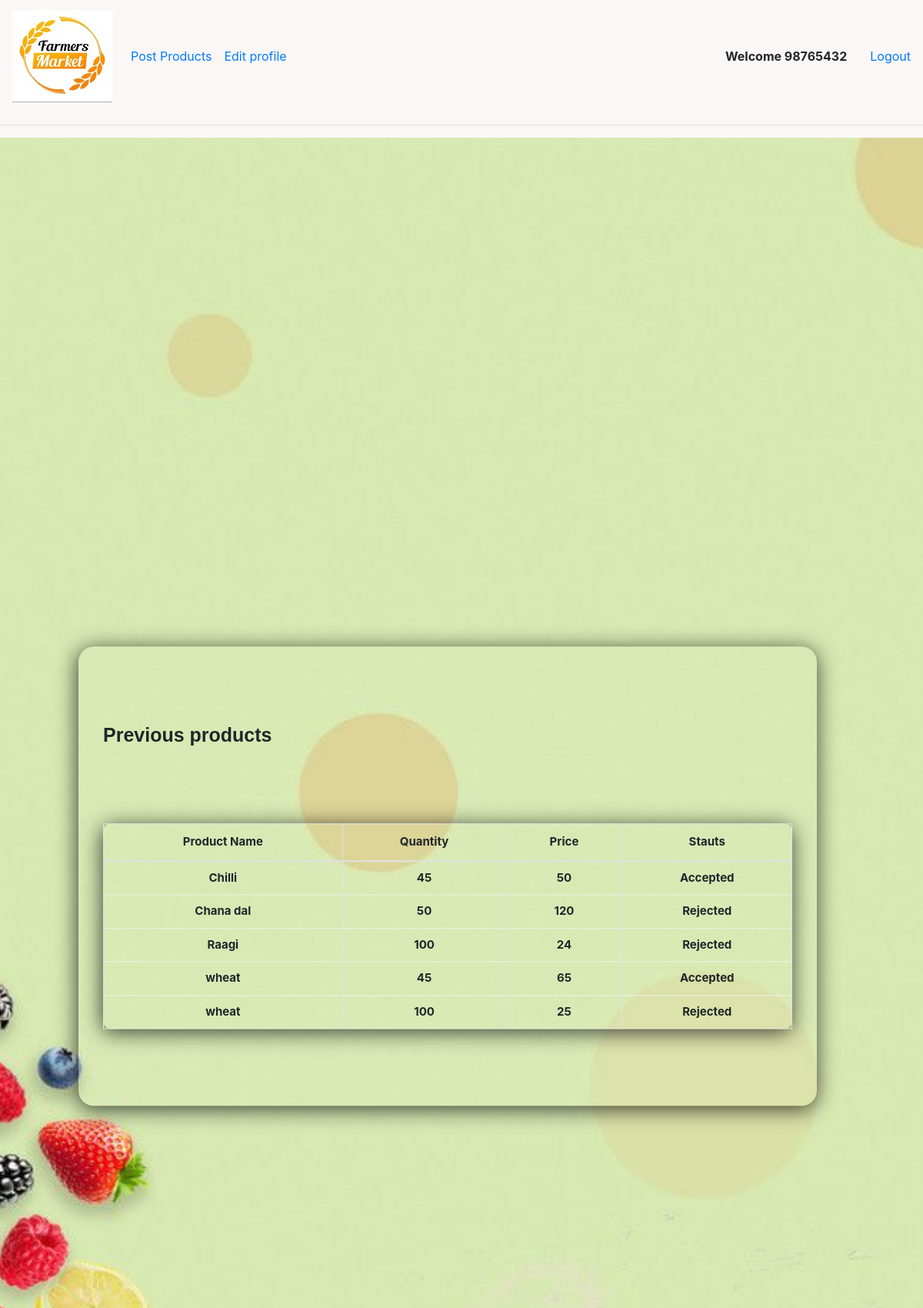
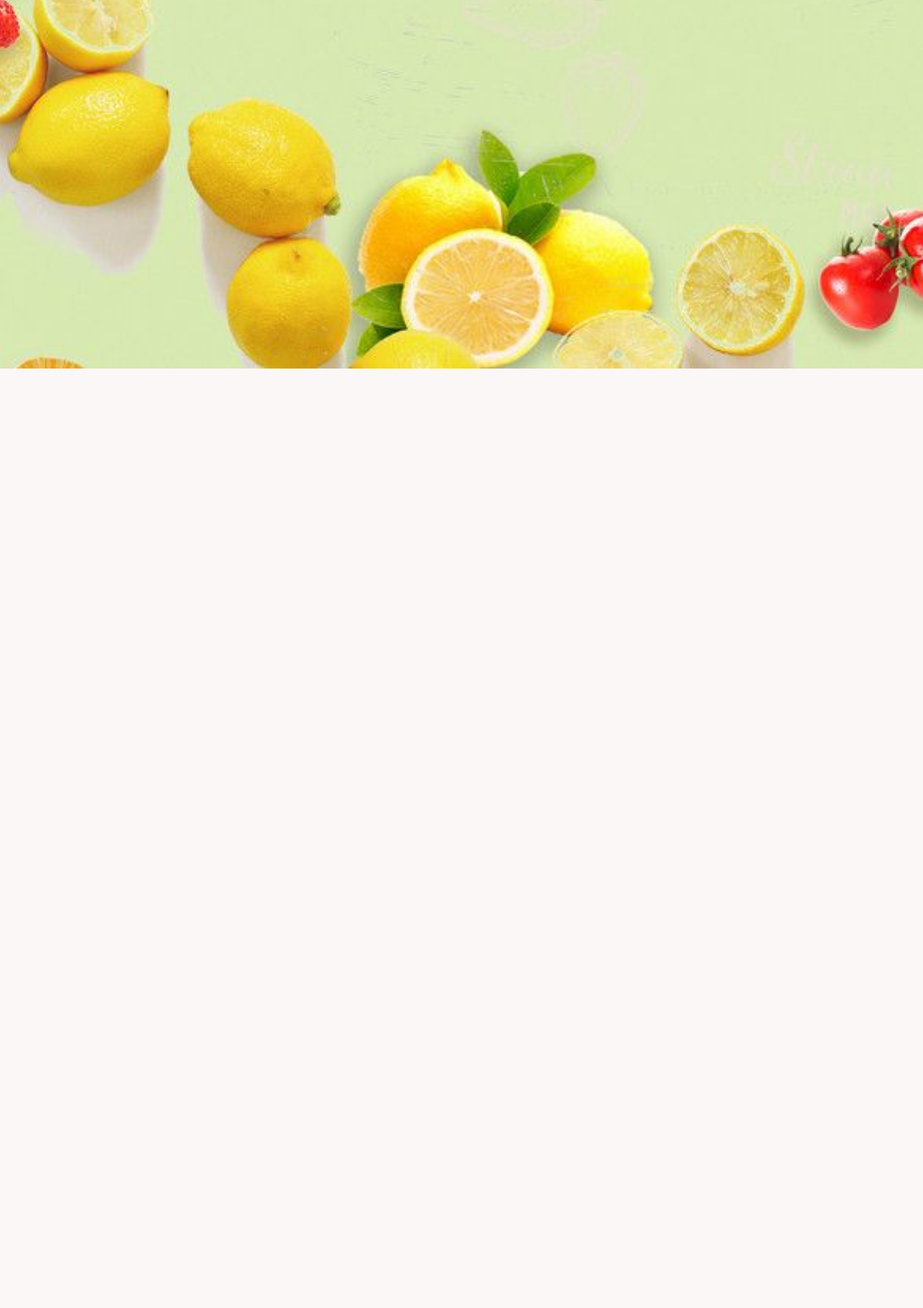
Page /newproducts.php (signed in, upper part) on the committed database (2 pictures, top to bottom).
### tables this page shows
CREATE TABLE `new_product` (
  `id` int(11) NOT NULL,
  `Name` varchar(60) NOT NULL,
  `Quantity` int(10) NOT NULL,
  `Price` int(10) NOT NULL,
  `Info` varchar(100) NOT NULL,
  `Year` int(4) NOT NULL,
  `KCN` int(8) NOT NULL,
  `Mark` int(1) NOT NULL DEFAULT 1
);

### newproducts.php (the view, shortened to what this page needs)
<?php
include 'server.php';
$check_query = "SELECT * FROM new_product WHERE KCN=".$_SESSION["username"]." ";
$ans = mysqli_query($db, $check_query);
    ?>
<!doctype html>
<html lang="en">
<head>
    <link rel="stylesheet" href="https://stackpath.bootstrapcdn.com/bootstrap/4.3.1/css/bootstrap.min.css"
>
    <link rel="stylesheet" href="https://cdnjs.cloudflare.com/ajax/libs/font-awesome/4.7.0/css/font-awesome.min.css">
    <link rel="stylesheet" href="new.css">
    <link rel="stylesheet" href="admin.css">
</head>
<body>
    <nav class="navbar navbar-expand-lg" id="navbar">
        <a class="navbar-brand" href="fhome.php"><img id="navbarimg" src="images/logo.png" alt="logo"></a>
        <div class="collapse navbar-collapse" id="navbarNav">
            <ul class="navbar-nav">
                <li class="nav-item active">
                    <a class="nav-link" href="newproducts.php">Post Products<span class="sr-only">(current)</span></a>
                </li>
                <li class="nav-item">
                    <a class="nav-link" href="fedit.php">Edit profile</a>
                </li>
            </ul>
        </div>
        <p style="margin-right:30px; margin-top:15px; font-weight:bold;">
            Welcome<span><?php echo " ".$_SESSION["username"] ?></span></p>
        <a href="logout.php">Logout</a>
    </nav>
    <hr>
    <div class="back-img">
        <div class="payment">
            <h3>Previous products</h3>
            <table class="table  table-bordered">
                <thead>
                    <tr>
                        <th scope="col">Product Name</th>
                        <th scope="col">Quantity</th>
                        <th scope="col">Price</th>
                        <th scope="col">Stauts</th>
                    </tr>
                </thead>
                <tbody>
                    <?php
$i=0;
if($ans){
while($row = mysqli_fetch_array($ans)) {
if($i%2==0)
$classname="even";
else
$classname="odd";
if($row["Mark"]==1){
    $status="Accepted";
}
else{
    $status="Rejected";
}
?>
                    <tr class="<?php if(isset($classname)) echo $classname;?>">
                        <td><?php echo $row["Name"]; ?></td>
                        <td><?php echo $row["Quantity"]; ?></td>
                        <td><?php echo $row["Price"]; ?></td>
                        <td><?php echo $status ?></td>
                    </tr>
                    <?php
$i++;
}
}
else{
    echo '<div>No products posted</div>';
}
?>
                </tbody>
            </table>
        </div>
    </div>
</body>
</html>

### new.css (style rules this page uses)
.payment h3 { font-size: 25px; font-weight: 600; margin:10px 0 35px 0; font-family: Verdana, Geneva, Tahoma, sans-serif; margin-top: 40px; margin-bottom: 30px; }

### admin.css (style rules this page uses)
* { margin: 0; padding: 0; box-sizing: border-box; }
body { background-color: rgb(252, 247, 247); }
.table th,td { font-size: 15px; font-weight: bold; }
.table { margin-top:100px; position: relative; border: none; border-radius: 10px ; text-align: center; overflow: scroll; padding: 60px 32px; box-shadow: -1px 4px 28px 0px rgba(0,0,0, 0.75); margin-bottom: 40px; }
.table td { border-bottom: #F0F0F0 1px solid; padding: 10px; }
table { border-collapse: collapse; }
td { padding-top: .3em; padding-bottom: .3em; }
.payment { float: left; clear: both; position:absolute; top:900px; left:16.5%; width: 80%; transform: translate(-10%,-10%); z-index:999; padding: 60px 32px; background:rgba(255,255,255, 0.04); box-shadow: -1px 4px 28px 0px rgba(0,0,0, 0.75); border-radius: 20px; }
.back-img { background: url(images/edit.jpg); height: 250vh; background-size: cover; background-position: center; }

### style.css (style rules this page uses)
* { margin: 0; padding: 0; box-sizing: border-box; }

### rows in the picture
new_product: Name "Chilli", Quantity "45", Price "50", Mark "Accepted"
new_product: Name "Chana dal", Quantity "50", Price "120", Mark "Rejected"
new_product: Name "Raagi", Quantity "100", Price "24", Mark "Rejected"
new_product: Name "wheat", Quantity "45", Price "65", Mark "Accepted"
new_product: Name "wheat", Quantity "100", Price "25", Mark "Rejected"

### other values in the picture
$_SESSION["username"] "98765432"
